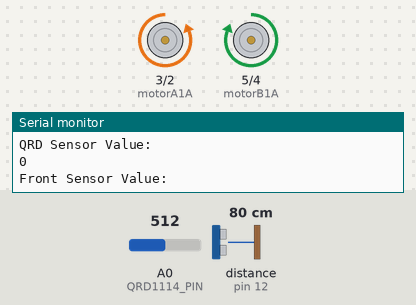
Recording of a sketch running on a simulated Arduino Uno, built with avr-gcc and run on an emulated ATmega328P. On the bench: motor-driver pin pairs drawn as motors (green arrow = first pin HIGH = forward, orange = second pin HIGH = backward, longer = more drive), the last lines printed to the serial monitor. Wiring (inferred from the names in the program): ultrasonic range finder: trigger pin 13; echo pin 12. Inputs (shaded band) come from the test bench; at power-on: distance to the obstacle (sensor on pin 12) 80 cm, A0 (QRD1114_PIN) = 512. The echo pulse lasts 58.3 µs per cm.

Above: at 6.2 s.
6.3 s: distance to the obstacle (sensor on pin 12) set to 87 cm
At 7.5 s:
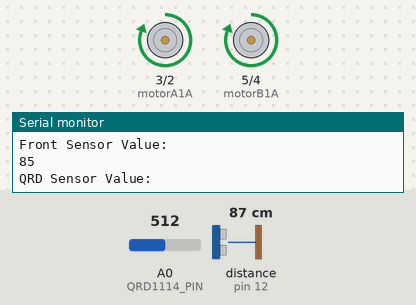
7.8 s: distance to the obstacle (sensor on pin 12) set to 18 cm
At 9.2 s:
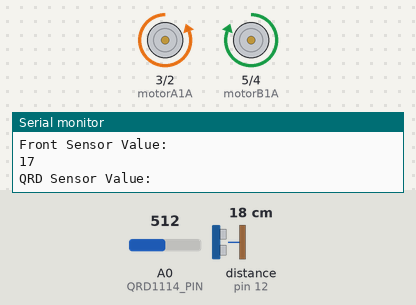
10.8 s: distance to the obstacle (sensor on pin 12) set to 83 cm
At 11.7 s:
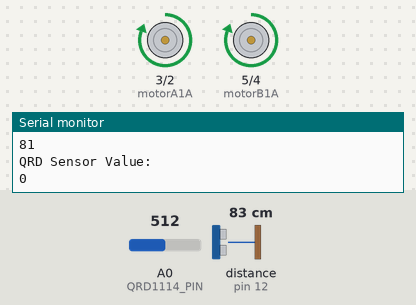
Timing chart, 0 to 13.8 s (numbered marks = the images above; inputs shaded):
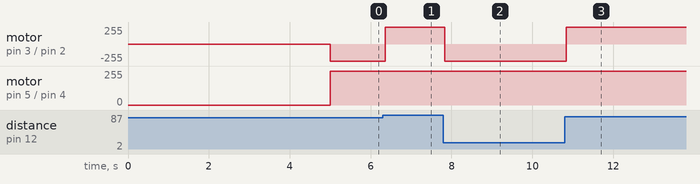

Measured:
- the behaviour switches between 82 and 83 cm on distance to the obstacle (sensor on pin 12) (found by bisection; images 0 and 1)
- after the input at 6.3 s, motor on pin 3 (motorA1A) / pin 2 (motorA1B): backward 255/255 → forward 255/255 after 0.06 s
- after the input at 7.8 s, motor on pin 3 (motorA1A) / pin 2 (motorA1B): forward 255/255 → backward 255/255 at once
- after the input at 10.8 s, motor on pin 3 (motorA1A) / pin 2 (motorA1B): backward 255/255 → forward 255/255 at once

The sketch:

robotCode.ino
```cpp
// (licence header left out)
//Sensor Variables
#define trigSensorFront 13
#define echoSensorFront 12
#define trigSensorRight 11
#define echoSensorRight 10
#define trigSensorLeft 9
#define echoSensorLeft 8

long duration;
int distance;

int distanceFront;
int distanceRight;
int distanceLeft;

//Motor Variables
#define motorB1A 5
#define motorB1B 4
#define motorA1A 3
#define motorA1B 2

//QRD Sensor Variables
const int QRD1114_PIN = A0; // Sensor output voltage
int currentLoc;

//Functions

int ultrasonicRead(int trig, int echo){
   //Code to run Ultrasonic Sensor
  digitalWrite (trig, LOW);
  delayMicroseconds (2);
  digitalWrite(trig, HIGH);
  delayMicroseconds (10);
  digitalWrite (trig, LOW);
  duration = pulseIn(echo, HIGH);
  distance = duration*0.034/2;
  return distance;
}

int qrdSensor(void){
   // Read in the ADC and convert it to a voltage:
  int proximityADC = analogRead(QRD1114_PIN);
  float proximityV = (float)proximityADC * 5.0 / 1023.0;
  if(proximityV > 4.68)
    return 1; //Black
  else
    return 0; //White
}

void drive(int direction){
  switch(direction){
    case(0): //straight
      digitalWrite(motorA1A, LOW);
      digitalWrite(motorA1B, HIGH);
      digitalWrite(motorB1A, HIGH);
      digitalWrite(motorB1B, LOW);
      break;
      case(1): //left
      digitalWrite(motorA1A, HIGH);
      digitalWrite(motorA1B, LOW);
      digitalWrite(motorB1A, HIGH);
      digitalWrite(motorB1B, LOW);
      break;
      case(2): //backwards
      digitalWrite(motorA1A, HIGH);
      digitalWrite(motorA1B, LOW);
      digitalWrite(motorB1A, LOW);
      digitalWrite(motorB1B, HIGH);
      break;
      case(3): //right
      digitalWrite(motorA1A, LOW);
      digitalWrite(motorA1B, HIGH);
      digitalWrite(motorB1A, LOW);
      digitalWrite(motorB1B, HIGH);
      break;
      case(4): //stop
      digitalWrite(motorA1A, LOW);
      digitalWrite(motorA1B, LOW);
      digitalWrite(motorB1A, LOW);
      digitalWrite(motorB1B, LOW);
      break;
     }
}

void setup() {
  Serial.begin(9600);

  //Set Up
  Serial.println("Setting Up");
  delay(5000);

  //Sensor Variables
  pinMode (trigSensorFront, OUTPUT);
  pinMode (echoSensorFront, INPUT);
  pinMode (trigSensorRight, OUTPUT);
  pinMode (echoSensorRight, INPUT);
  pinMode (trigSensorLeft, OUTPUT);
  pinMode (echoSensorLeft, INPUT);

  //Motor Variables
  pinMode (motorA1A, OUTPUT);
  pinMode (motorA1B, OUTPUT);
  pinMode (motorB1A, OUTPUT);
  pinMode (motorB1B, OUTPUT);

  //QRD Pin Setup - AO
  pinMode(QRD1114_PIN, INPUT);
}

void loop() {
   //Defense Algorithms(Using QRD Sensors)
  currentLoc = qrdSensor();
  Serial.println("QRD Sensor Value: ");
  Serial.println(currentLoc);

  //If the robot is clear to attack the enemy
  distanceFront = ultrasonicRead(trigSensorFront,echoSensorFront);
  Serial.println("Front Sensor Value: ");
  Serial.println(distanceFront);

  //distanceLeft = ultrasonicRead(trigSensorLeft,echoSensorLeft);
  //Serial.println("Left Sensor Value: ");
  //Serial.println(distanceLeft);

  //distanceRight = ultrasonicRead(trigSensorRight,echoSensorRight);
  //Serial.println("Right Sensor Value: ");
  //Serial.println(distanceRight);

  if (distanceFront < 80){
    drive(0);
  }
  else if (distanceFront > 80){
    drive(1);
  }
}
```
